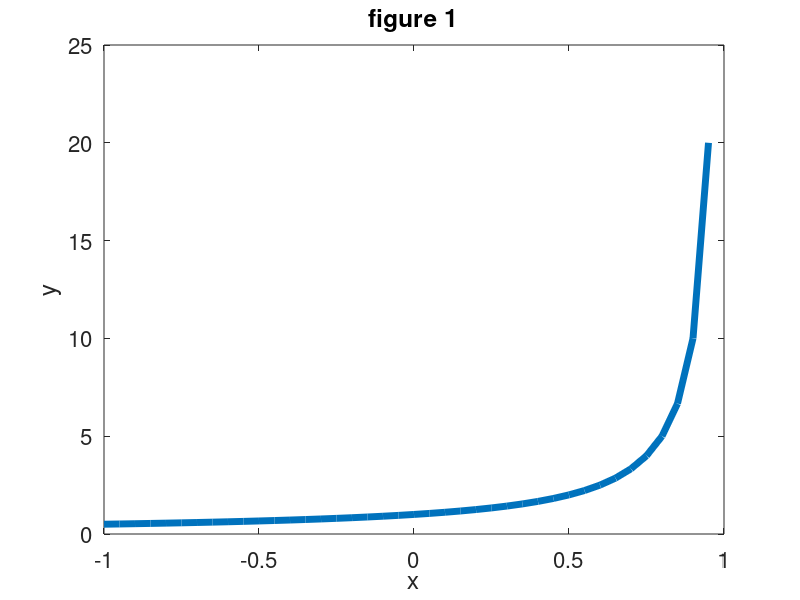

Here is the MATLAB script that generated this plot:
clear variables;
clc;
close all;

% Write a program that plots the function
% f(x)=1/1-x over the interval from –1 to 1 with a step size of 0.05.
% Use an anonymous function, set the figure background color to white, the axes background color to gray, and the plot line color to white with a line width of 5.
% Finally, close all open figure windows.

x=-1:0.05:1;
f=@(x)1./(1-x);
y=f(x);

figure;
axes('Color',[0.5,0.5,0.5], 'FontSize', 16, 'NextPlot','replacechildren')
plot(x,y,'LineWidth',5);
title('figure 1');
xlabel('x');
ylabel('y');